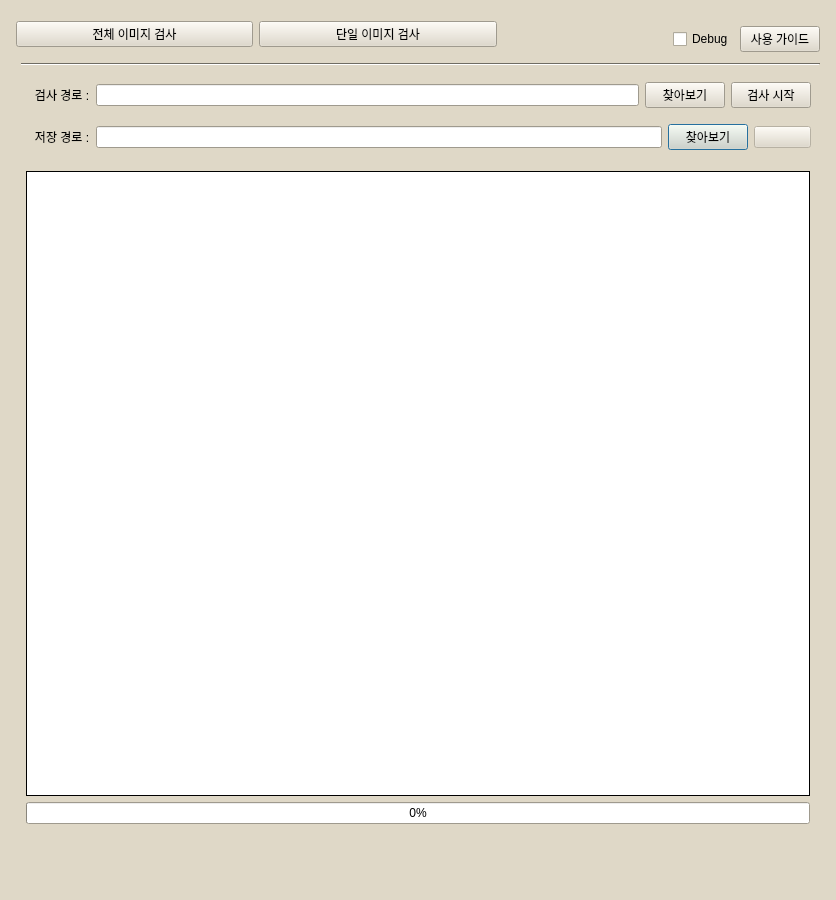
<?xml version="1.0" encoding="UTF-8"?>
<ui version="4.0">
 <class>Dialog</class>
 <widget class="QDialog" name="Dialog">
  <property name="geometry">
   <rect>
    <x>0</x>
    <y>0</y>
    <width>836</width>
    <height>900</height>
   </rect>
  </property>
  <property name="sizePolicy">
   <sizepolicy hsizetype="Expanding" vsizetype="Expanding">
    <horstretch>0</horstretch>
    <verstretch>0</verstretch>
   </sizepolicy>
  </property>
  <property name="minimumSize">
   <size>
    <width>600</width>
    <height>900</height>
   </size>
  </property>
  <property name="sizeIncrement">
   <size>
    <width>0</width>
    <height>0</height>
   </size>
  </property>
  <property name="palette">
   <palette>
    <active>
     <colorrole role="WindowText">
      <brush brushstyle="SolidPattern">
       <color alpha="255">
        <red>0</red>
        <green>0</green>
        <blue>0</blue>
       </color>
      </brush>
     </colorrole>
     <colorrole role="Button">
      <brush brushstyle="SolidPattern">
       <color alpha="255">
        <red>223</red>
        <green>216</green>
        <blue>199</blue>
       </color>
      </brush>
     </colorrole>
     <colorrole role="Light">
      <brush brushstyle="SolidPattern">
       <color alpha="255">
        <red>255</red>
        <green>255</green>
        <blue>255</blue>
       </color>
      </brush>
     </colorrole>
     <colorrole role="Midlight">
      <brush brushstyle="SolidPattern">
       <color alpha="255">
        <red>239</red>
        <green>235</green>
        <blue>227</blue>
       </color>
      </brush>
     </colorrole>
     <colorrole role="Dark">
      <brush brushstyle="SolidPattern">
       <color alpha="255">
        <red>111</red>
        <green>108</green>
        <blue>99</blue>
       </color>
      </brush>
     </colorrole>
     <colorrole role="Mid">
      <brush brushstyle="SolidPattern">
       <color alpha="255">
        <red>149</red>
        <green>144</green>
        <blue>133</blue>
       </color>
      </brush>
     </colorrole>
     <colorrole role="Text">
      <brush brushstyle="SolidPattern">
       <color alpha="255">
        <red>0</red>
        <green>0</green>
        <blue>0</blue>
       </color>
      </brush>
     </colorrole>
     <colorrole role="BrightText">
      <brush brushstyle="SolidPattern">
       <color alpha="255">
        <red>255</red>
        <green>255</green>
        <blue>255</blue>
       </color>
      </brush>
     </colorrole>
     <colorrole role="ButtonText">
      <brush brushstyle="SolidPattern">
       <color alpha="255">
        <red>0</red>
        <green>0</green>
        <blue>0</blue>
       </color>
      </brush>
     </colorrole>
     <colorrole role="Base">
      <brush brushstyle="SolidPattern">
       <color alpha="255">
        <red>255</red>
        <green>255</green>
        <blue>255</blue>
       </color>
      </brush>
     </colorrole>
     <colorrole role="Window">
      <brush brushstyle="SolidPattern">
       <color alpha="255">
        <red>223</red>
        <green>216</green>
        <blue>199</blue>
       </color>
      </brush>
     </colorrole>
     <colorrole role="Shadow">
      <brush brushstyle="SolidPattern">
       <color alpha="255">
        <red>0</red>
        <green>0</green>
        <blue>0</blue>
       </color>
      </brush>
     </colorrole>
     <colorrole role="AlternateBase">
      <brush brushstyle="SolidPattern">
       <color alpha="255">
        <red>239</red>
        <green>235</green>
        <blue>227</blue>
       </color>
      </brush>
     </colorrole>
     <colorrole role="ToolTipBase">
      <brush brushstyle="SolidPattern">
       <color alpha="255">
        <red>255</red>
        <green>255</green>
        <blue>220</blue>
       </color>
      </brush>
     </colorrole>
     <colorrole role="ToolTipText">
      <brush brushstyle="SolidPattern">
       <color alpha="255">
        <red>0</red>
        <green>0</green>
        <blue>0</blue>
       </color>
      </brush>
     </colorrole>
    </active>
    <inactive>
     <colorrole role="WindowText">
      <brush brushstyle="SolidPattern">
       <color alpha="255">
        <red>0</red>
        <green>0</green>
        <blue>0</blue>
       </color>
      </brush>
     </colorrole>
     <colorrole role="Button">
      <brush brushstyle="SolidPattern">
       <color alpha="255">
        <red>223</red>
        <green>216</green>
        <blue>199</blue>
       </color>
      </brush>
     </colorrole>
     <colorrole role="Light">
      <brush brushstyle="SolidPattern">
       <color alpha="255">
        <red>255</red>
        <green>255</green>
        <blue>255</blue>
       </color>
      </brush>
     </colorrole>
     <colorrole role="Midlight">
      <brush brushstyle="SolidPattern">
       <color alpha="255">
        <red>239</red>
        <green>235</green>
        <blue>227</blue>
       </color>
      </brush>
     </colorrole>
     <colorrole role="Dark">
      <brush brushstyle="SolidPattern">
       <color alpha="255">
        <red>111</red>
        <green>108</green>
        <blue>99</blue>
       </color>
      </brush>
     </colorrole>
     <colorrole role="Mid">
      <brush brushstyle="SolidPattern">
       <color alpha="255">
        <red>149</red>
        <green>144</green>
        <blue>133</blue>
       </color>
      </brush>
     </colorrole>
     <colorrole role="Text">
      <brush brushstyle="SolidPattern">
       <color alpha="255">
        <red>0</red>
        <green>0</green>
        <blue>0</blue>
       </color>
      </brush>
     </colorrole>
     <colorrole role="BrightText">
      <brush brushstyle="SolidPattern">
       <color alpha="255">
        <red>255</red>
        <green>255</green>
        <blue>255</blue>
       </color>
      </brush>
     </colorrole>
     <colorrole role="ButtonText">
      <brush brushstyle="SolidPattern">
       <color alpha="255">
        <red>0</red>
        <green>0</green>
        <blue>0</blue>
       </color>
      </brush>
     </colorrole>
     <colorrole role="Base">
      <brush brushstyle="SolidPattern">
       <color alpha="255">
        <red>255</red>
        <green>255</green>
        <blue>255</blue>
       </color>
      </brush>
     </colorrole>
     <colorrole role="Window">
      <brush brushstyle="SolidPattern">
       <color alpha="255">
        <red>223</red>
        <green>216</green>
        <blue>199</blue>
       </color>
      </brush>
     </colorrole>
     <colorrole role="Shadow">
      <brush brushstyle="SolidPattern">
       <color alpha="255">
        <red>0</red>
        <green>0</green>
        <blue>0</blue>
       </color>
      </brush>
     </colorrole>
     <colorrole role="AlternateBase">
      <brush brushstyle="SolidPattern">
       <color alpha="255">
        <red>239</red>
        <green>235</green>
        <blue>227</blue>
       </color>
      </brush>
     </colorrole>
     <colorrole role="ToolTipBase">
      <brush brushstyle="SolidPattern">
       <color alpha="255">
        <red>255</red>
        <green>255</green>
        <blue>220</blue>
       </color>
      </brush>
     </colorrole>
     <colorrole role="ToolTipText">
      <brush brushstyle="SolidPattern">
       <color alpha="255">
        <red>0</red>
        <green>0</green>
        <blue>0</blue>
       </color>
      </brush>
     </colorrole>
    </inactive>
    <disabled>
     <colorrole role="WindowText">
      <brush brushstyle="SolidPattern">
       <color alpha="255">
        <red>111</red>
        <green>108</green>
        <blue>99</blue>
       </color>
      </brush>
     </colorrole>
     <colorrole role="Button">
      <brush brushstyle="SolidPattern">
       <color alpha="255">
        <red>223</red>
        <green>216</green>
        <blue>199</blue>
       </color>
      </brush>
     </colorrole>
     <colorrole role="Light">
      <brush brushstyle="SolidPattern">
       <color alpha="255">
        <red>255</red>
        <green>255</green>
        <blue>255</blue>
       </color>
      </brush>
     </colorrole>
     <colorrole role="Midlight">
      <brush brushstyle="SolidPattern">
       <color alpha="255">
        <red>239</red>
        <green>235</green>
        <blue>227</blue>
       </color>
      </brush>
     </colorrole>
     <colorrole role="Dark">
      <brush brushstyle="SolidPattern">
       <color alpha="255">
        <red>111</red>
        <green>108</green>
        <blue>99</blue>
       </color>
      </brush>
     </colorrole>
     <colorrole role="Mid">
      <brush brushstyle="SolidPattern">
       <color alpha="255">
        <red>149</red>
        <green>144</green>
        <blue>133</blue>
       </color>
      </brush>
     </colorrole>
     <colorrole role="Text">
      <brush brushstyle="SolidPattern">
       <color alpha="255">
        <red>111</red>
        <green>108</green>
        <blue>99</blue>
       </color>
      </brush>
     </colorrole>
     <colorrole role="BrightText">
      <brush brushstyle="SolidPattern">
       <color alpha="255">
        <red>255</red>
        <green>255</green>
        <blue>255</blue>
       </color>
      </brush>
     </colorrole>
     <colorrole role="ButtonText">
      <brush brushstyle="SolidPattern">
       <color alpha="255">
        <red>111</red>
        <green>108</green>
        <blue>99</blue>
       </color>
      </brush>
     </colorrole>
     <colorrole role="Base">
      <brush brushstyle="SolidPattern">
       <color alpha="255">
        <red>223</red>
        <green>216</green>
        <blue>199</blue>
       </color>
      </brush>
     </colorrole>
     <colorrole role="Window">
      <brush brushstyle="SolidPattern">
       <color alpha="255">
        <red>223</red>
        <green>216</green>
        <blue>199</blue>
       </color>
      </brush>
     </colorrole>
     <colorrole role="Shadow">
      <brush brushstyle="SolidPattern">
       <color alpha="255">
        <red>0</red>
        <green>0</green>
        <blue>0</blue>
       </color>
      </brush>
     </colorrole>
     <colorrole role="AlternateBase">
      <brush brushstyle="SolidPattern">
       <color alpha="255">
        <red>223</red>
        <green>216</green>
        <blue>199</blue>
       </color>
      </brush>
     </colorrole>
     <colorrole role="ToolTipBase">
      <brush brushstyle="SolidPattern">
       <color alpha="255">
        <red>255</red>
        <green>255</green>
        <blue>220</blue>
       </color>
      </brush>
     </colorrole>
     <colorrole role="ToolTipText">
      <brush brushstyle="SolidPattern">
       <color alpha="255">
        <red>0</red>
        <green>0</green>
        <blue>0</blue>
       </color>
      </brush>
     </colorrole>
    </disabled>
   </palette>
  </property>
  <property name="windowTitle">
   <string>Dialog</string>
  </property>
  <layout class="QGridLayout" name="gridLayout_4">
   <item row="0" column="0">
    <widget class="QFrame" name="verticalFrame">
     <property name="sizePolicy">
      <sizepolicy hsizetype="Expanding" vsizetype="Expanding">
       <horstretch>0</horstretch>
       <verstretch>0</verstretch>
      </sizepolicy>
     </property>
     <layout class="QGridLayout" name="gridLayout_3" rowstretch="1,0,0,0,20">
      <property name="sizeConstraint">
       <enum>QLayout::SetDefaultConstraint</enum>
      </property>
      <property name="leftMargin">
       <number>5</number>
      </property>
      <property name="topMargin">
       <number>5</number>
      </property>
      <property name="rightMargin">
       <number>5</number>
      </property>
      <item row="3" column="0">
       <widget class="QFrame" name="saveFrame">
        <property name="maximumSize">
         <size>
          <width>16777215</width>
          <height>16777215</height>
         </size>
        </property>
        <layout class="QHBoxLayout" name="horizontalLayout_8" stretch="1,10,1,1">
         <property name="topMargin">
          <number>5</number>
         </property>
         <property name="bottomMargin">
          <number>5</number>
         </property>
         <item>
          <widget class="QLabel" name="label_4">
           <property name="text">
            <string>   저장 경로 :</string>
           </property>
          </widget>
         </item>
         <item>
          <widget class="QLineEdit" name="savePathLabel">
           <property name="enabled">
            <bool>true</bool>
           </property>
           <property name="contextMenuPolicy">
            <enum>Qt::NoContextMenu</enum>
           </property>
          </widget>
         </item>
         <item>
          <widget class="QPushButton" name="savePathButton">
           <property name="text">
            <string>찾아보기</string>
           </property>
          </widget>
         </item>
         <item>
          <widget class="QPushButton" name="testButton_4">
           <property name="enabled">
            <bool>false</bool>
           </property>
           <property name="text">
            <string/>
           </property>
          </widget>
         </item>
        </layout>
       </widget>
      </item>
      <item row="2" column="0">
       <widget class="QFrame" name="inputFrame">
        <property name="maximumSize">
         <size>
          <width>16777215</width>
          <height>16777215</height>
         </size>
        </property>
        <layout class="QHBoxLayout" name="horizontalLayout_3" stretch="1,10,1,1">
         <property name="topMargin">
          <number>5</number>
         </property>
         <property name="bottomMargin">
          <number>5</number>
         </property>
         <item>
          <widget class="QLabel" name="label">
           <property name="text">
            <string>   검사 경로 :</string>
           </property>
          </widget>
         </item>
         <item>
          <widget class="QLineEdit" name="pathLabel">
           <property name="enabled">
            <bool>true</bool>
           </property>
           <property name="contextMenuPolicy">
            <enum>Qt::NoContextMenu</enum>
           </property>
          </widget>
         </item>
         <item>
          <widget class="QPushButton" name="findPathButton">
           <property name="text">
            <string>찾아보기</string>
           </property>
          </widget>
         </item>
         <item>
          <widget class="QPushButton" name="testButton">
           <property name="text">
            <string>검사 시작</string>
           </property>
          </widget>
         </item>
        </layout>
       </widget>
      </item>
      <item row="1" column="0">
       <layout class="QHBoxLayout" name="horizontalLayout_2" stretch="0">
        <property name="sizeConstraint">
         <enum>QLayout::SetMaximumSize</enum>
        </property>
        <property name="leftMargin">
         <number>5</number>
        </property>
        <property name="topMargin">
         <number>5</number>
        </property>
        <property name="bottomMargin">
         <number>5</number>
        </property>
        <item>
         <widget class="Line" name="line">
          <property name="orientation">
           <enum>Qt::Horizontal</enum>
          </property>
         </widget>
        </item>
       </layout>
      </item>
      <item row="0" column="0">
       <layout class="QHBoxLayout" name="horizontalLayout" stretch="2,2,0,0,2">
        <item>
         <widget class="QPushButton" name="menu1Button">
          <property name="text">
           <string>전체 이미지 검사</string>
          </property>
          <property name="autoDefault">
           <bool>true</bool>
          </property>
          <property name="default">
           <bool>false</bool>
          </property>
         </widget>
        </item>
        <item>
         <widget class="QPushButton" name="menu2Button">
          <property name="text">
           <string>단일 이미지 검사</string>
          </property>
         </widget>
        </item>
        <item>
         <spacer name="horizontalSpacer">
          <property name="orientation">
           <enum>Qt::Horizontal</enum>
          </property>
          <property name="sizeType">
           <enum>QSizePolicy::Fixed</enum>
          </property>
          <property name="sizeHint" stdset="0">
           <size>
            <width>40</width>
            <height>20</height>
           </size>
          </property>
         </spacer>
        </item>
        <item>
         <spacer name="horizontalSpacer_2">
          <property name="orientation">
           <enum>Qt::Horizontal</enum>
          </property>
          <property name="sizeHint" stdset="0">
           <size>
            <width>40</width>
            <height>20</height>
           </size>
          </property>
         </spacer>
        </item>
        <item>
         <layout class="QVBoxLayout" name="verticalLayout_3">
          <item>
           <layout class="QVBoxLayout" name="verticalLayout_2">
            <item>
             <spacer name="verticalSpacer">
              <property name="orientation">
               <enum>Qt::Vertical</enum>
              </property>
              <property name="sizeHint" stdset="0">
               <size>
                <width>20</width>
                <height>40</height>
               </size>
              </property>
             </spacer>
            </item>
            <item>
             <layout class="QHBoxLayout" name="horizontalLayout_6">
              <item>
               <spacer name="horizontalSpacer_3">
                <property name="orientation">
                 <enum>Qt::Horizontal</enum>
                </property>
                <property name="sizeHint" stdset="0">
                 <size>
                  <width>40</width>
                  <height>20</height>
                 </size>
                </property>
               </spacer>
              </item>
              <item>
               <widget class="QCheckBox" name="debug_checkBox">
                <property name="text">
                 <string>Debug</string>
                </property>
               </widget>
              </item>
              <item>
               <widget class="QPushButton" name="help_pushButton">
                <property name="enabled">
                 <bool>true</bool>
                </property>
                <property name="sizePolicy">
                 <sizepolicy hsizetype="Minimum" vsizetype="Minimum">
                  <horstretch>0</horstretch>
                  <verstretch>0</verstretch>
                 </sizepolicy>
                </property>
                <property name="text">
                 <string>사용 가이드</string>
                </property>
                <property name="checkable">
                 <bool>true</bool>
                </property>
                <property name="checked">
                 <bool>false</bool>
                </property>
               </widget>
              </item>
             </layout>
            </item>
           </layout>
          </item>
         </layout>
        </item>
       </layout>
      </item>
      <item row="4" column="0">
       <layout class="QGridLayout" name="gridLayout" rowstretch="5,0,0" rowminimumheight="5,0,0">
        <property name="leftMargin">
         <number>10</number>
        </property>
        <property name="topMargin">
         <number>10</number>
        </property>
        <property name="rightMargin">
         <number>10</number>
        </property>
        <property name="bottomMargin">
         <number>10</number>
        </property>
        <property name="horizontalSpacing">
         <number>0</number>
        </property>
        <item row="2" column="0">
         <layout class="QHBoxLayout" name="image_layout" stretch="10,1,10">
          <property name="spacing">
           <number>10</number>
          </property>
          <property name="leftMargin">
           <number>10</number>
          </property>
          <property name="topMargin">
           <number>10</number>
          </property>
          <property name="rightMargin">
           <number>10</number>
          </property>
          <property name="bottomMargin">
           <number>10</number>
          </property>
          <item>
           <widget class="QLabel" name="imageLabel">
            <property name="text">
             <string/>
            </property>
           </widget>
          </item>
          <item>
           <spacer name="horizontalSpacer_4">
            <property name="orientation">
             <enum>Qt::Horizontal</enum>
            </property>
            <property name="sizeHint" stdset="0">
             <size>
              <width>40</width>
              <height>20</height>
             </size>
            </property>
           </spacer>
          </item>
          <item>
           <widget class="QLabel" name="debugLabel">
            <property name="text">
             <string/>
            </property>
           </widget>
          </item>
         </layout>
        </item>
        <item row="0" column="0">
         <widget class="QTextEdit" name="logText">
          <property name="enabled">
           <bool>true</bool>
          </property>
          <property name="font">
           <font>
            <family>Agency FB</family>
            <pointsize>14</pointsize>
           </font>
          </property>
          <property name="focusPolicy">
           <enum>Qt::NoFocus</enum>
          </property>
          <property name="frameShape">
           <enum>QFrame::Panel</enum>
          </property>
          <property name="frameShadow">
           <enum>QFrame::Plain</enum>
          </property>
          <property name="verticalScrollBarPolicy">
           <enum>Qt::ScrollBarAsNeeded</enum>
          </property>
          <property name="tabChangesFocus">
           <bool>true</bool>
          </property>
          <property name="undoRedoEnabled">
           <bool>false</bool>
          </property>
         </widget>
        </item>
        <item row="1" column="0">
         <widget class="QProgressBar" name="progressBar">
          <property name="value">
           <number>0</number>
          </property>
          <property name="textVisible">
           <bool>true</bool>
          </property>
          <property name="invertedAppearance">
           <bool>false</bool>
          </property>
         </widget>
        </item>
       </layout>
      </item>
     </layout>
    </widget>
   </item>
  </layout>
 </widget>
 <resources/>
 <connections/>
</ui>
